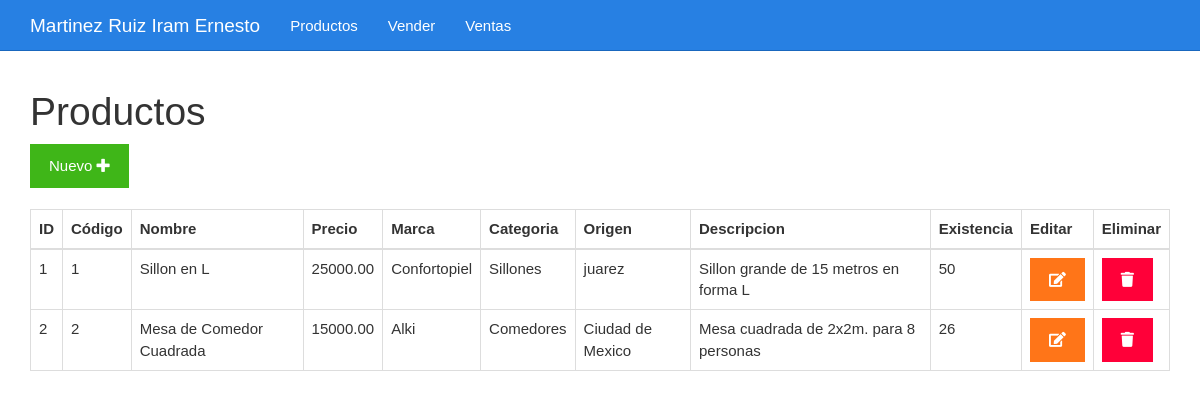
The app's page /listar.php with its own data.
### tables this page shows
CREATE TABLE `tbl_productos` (
  `idProducto` bigint(20) UNSIGNED NOT NULL,
  `codigo` varchar(255) NOT NULL,
  `nombre` varchar(50) NOT NULL,
  `precio` decimal(10,2) NOT NULL,
  `marca` varchar(50) NOT NULL,
  `Categoria` varchar(50) NOT NULL,
  `origen` varchar(50) NOT NULL,
  `descripcion` varchar(50) NOT NULL,
  `existencia` int(11) NOT NULL
);

### listar.php (the view)
<?php include_once "encabezado.php" ?>
<?php
include_once "base_de_datos.php";
$sentencia = $base_de_datos->query("SELECT * FROM tbl_productos;");
$productos = $sentencia->fetchAll(PDO::FETCH_OBJ);
?>
	<div class="col-xs-12">
		<h1>Productos</h1>
		<div>
			<a class="btn btn-success" href="./formulario.php">Nuevo <i class="fa fa-plus"></i></a>
		</div>
		<br>
		<table class="table table-bordered">
			<thead>
				<tr>
					<th>ID</th>
					<th>Código</th>
					<th>Nombre</th>
					<th>Precio</th>
					<th>Marca</th>
					<th>Categoria</th>
					<th>Origen</th>
					<th>Descripcion </th>
					<th>Existencia</th>
					<th>Editar</th>
					<th>Eliminar</th>
				</tr>
			</thead>
			<tbody>
				<?php foreach($productos as $producto){ ?>
				<tr>
					<td><?php echo $producto->idProducto ?></td>
					<td><?php echo $producto->codigo ?></td>
					<td><?php echo $producto->nombre ?></td>
					<td><?php echo $producto->precio?></td>
					<td><?php echo $producto->marca ?></td>
					<td><?php echo $producto->Categoria ?></td>
					<td><?php echo $producto->origen ?></td>
					<td><?php echo $producto->descripcion ?></td>
					<td><?php echo $producto->existencia ?></td>
					<td><a class="btn btn-warning" href="<?php echo "editar.php?id=" . $producto->idProducto?>"><i class="fa fa-edit"></i></a></td>
					<td><a class="btn btn-danger" href="<?php echo "eliminar.php?id=" . $producto->idProducto?>"><i class="fa fa-trash"></i></a></td>
				</tr>
				<?php } ?>
			</tbody>
		</table>
	</div>
<?php include_once "pie.php" ?>

### encabezado.php (shortened to what this page needs)
<!DOCTYPE html>
<html lang="es">
<head>
	<link rel="stylesheet" href="./css/fontawesome-all.min.css">
	<link rel="stylesheet" href="./css/2.css">
	<link rel="stylesheet" href="./css/estilo.css">
</head>
<body>
	<nav class="navbar navbar-inverse navbar-fixed-top">
		<div class="container">
			<div class="navbar-header">
				<a class="navbar-brand" href="#">Martinez Ruiz Iram Ernesto</a>
			</div>
			<div id="navbar" class="collapse navbar-collapse">
				<ul class="nav navbar-nav">
					<li><a href="./listar.php">Productos</a></li>
					<li><a href="./vender.php">Vender</a></li>
					<li><a href="./ventas.php">Ventas</a></li>
				</ul>
			</div>
		</div>
	</nav>
	<div class="container">
		<div class="row">

### pie.php
		</div>
	</div>
</body>
</html>

### css/estilo.css (style rules this page uses)
body { padding-top: 70px; }

### records on screen
tbl_productos: idProducto "1", codigo "1", nombre "Sillon en L", precio "25000.00", marca "Confortopiel", Categoria "Sillones", origen "juarez", descripcion "Sillon grande de 15 metros en forma L", existencia "50"
tbl_productos: idProducto "2", codigo "2", nombre "Mesa de Comedor Cuadrada", precio "15000.00", marca "Alki", Categoria "Comedores", origen "Ciudad de Mexico", descripcion "Mesa cuadrada de 2x2m. para 8 personas", existencia "26"
